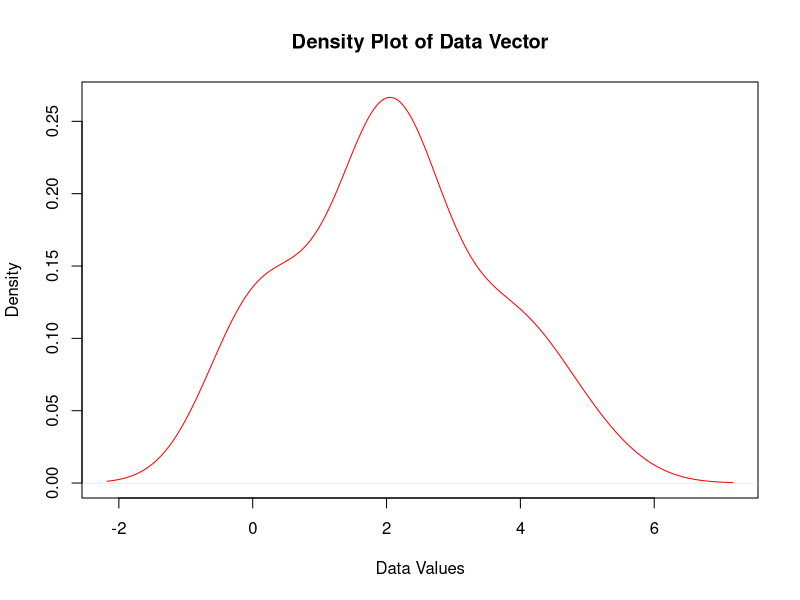
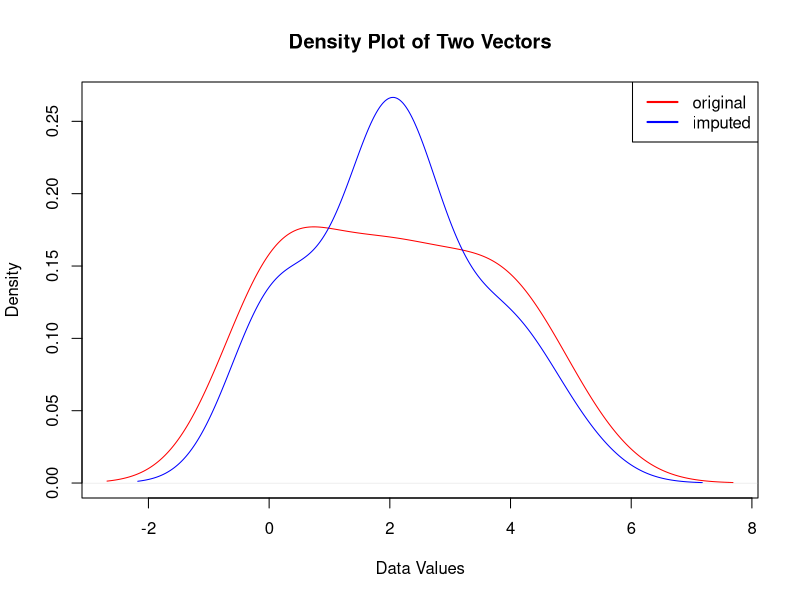
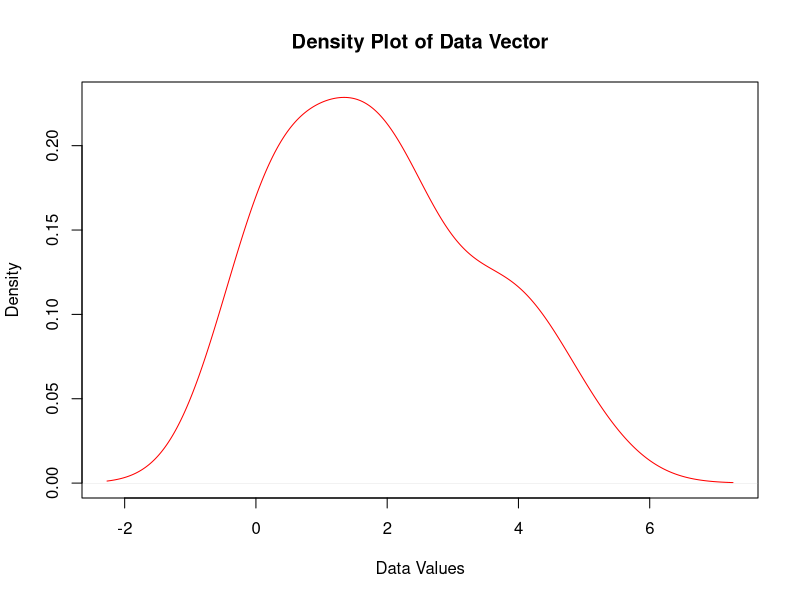
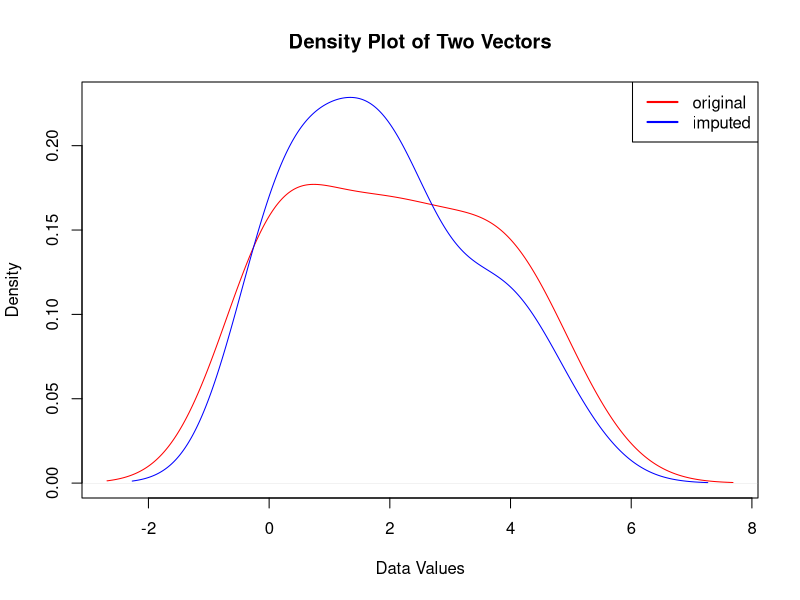
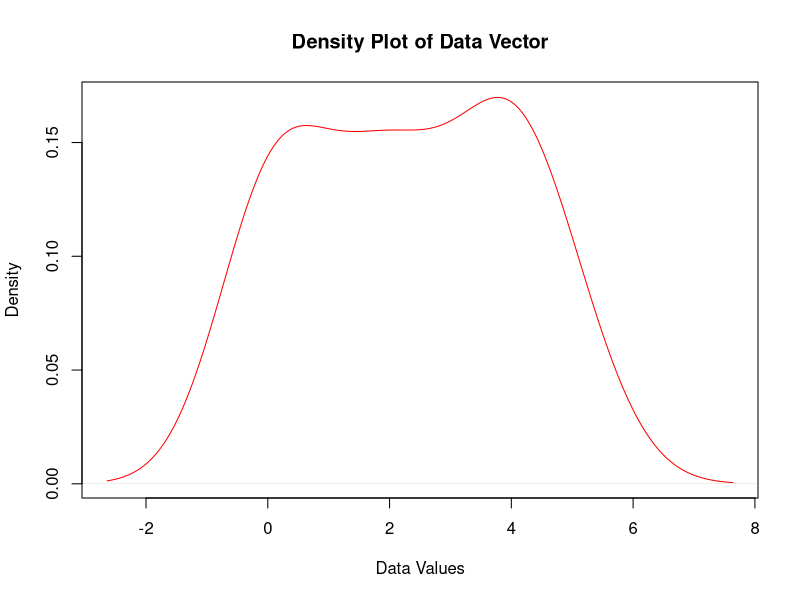
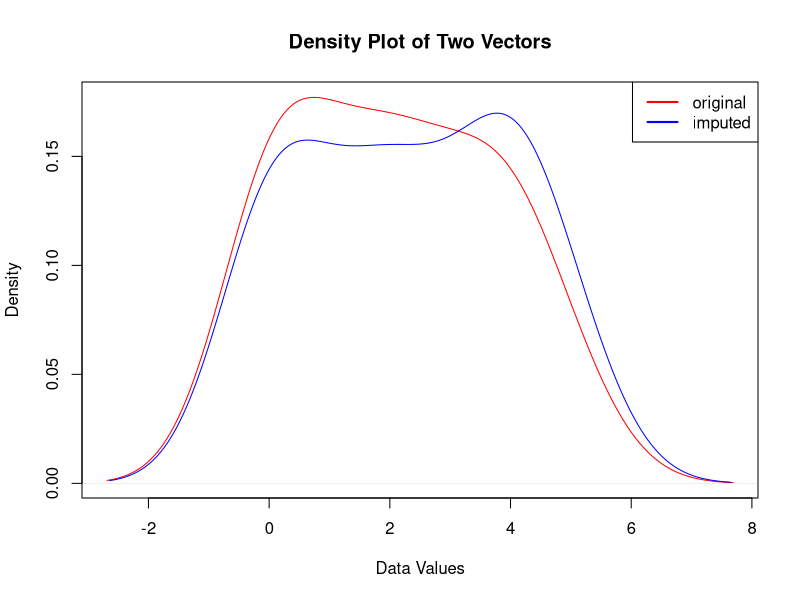
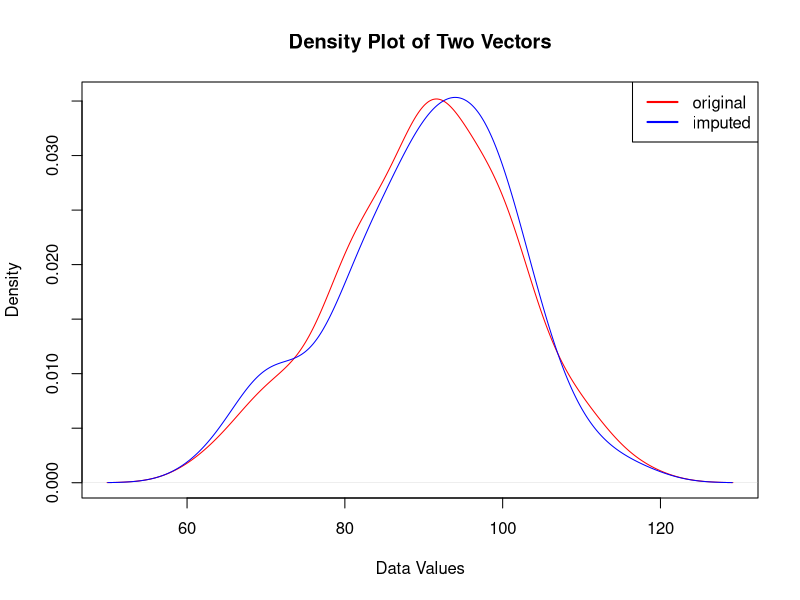

R code for these plots, in order:
###############################################################################################
# Lecture: 01 (Dealing with Missing Data)                                                     #
# Email: adrahat.bht@gmail.com                                                                #
###############################################################################################


# Create a list with the given data
data <- c(3, 1, 0, 2, 0, 2, NA, 2, NA, 1, 5, NA, 0, 3, 4, NA, 0, 4, 4, NA)

# Print the list to check
print(data)



###############################################################################################
#Uni-variate Imputation-1: Mean Replacement


# calculate the mean
mean_d <- mean(data, na.rm = TRUE)

# copy the whole data
new_data <- data

# replace mean with null
new_data[is.na(new_data)] <- mean_d
new_data

# Create a density plot
plot(density(new_data), main = "Density Plot of Data Vector", xlab = "Data Values", col = "red")

# Plot the density of v1
plot(density(na.omit(data)),
     main = "Density Plot of Two Vectors",
     xlab = "Data Values",
     col = "red", 
     ylim = range(c(density(na.omit(data))$y, density(new_data)$y)))

lines(density(new_data), col = "blue")

# Add a legend
legend("topright", legend = c("original", "imputed"), col = c("red", "blue"), lwd = 2)

mean(data, na.rm = TRUE)
var(data, na.rm = TRUE)

mean(new_data, na.rm = TRUE)
var(new_data, na.rm = TRUE)

###############################################################################################

#Uni-variate Imputation-2: Mean/Variance Simulation

# Calculate mean and variance
mean_d <- mean(data, na.rm = TRUE)
var_d <- var(data, na.rm = TRUE)

# get number of null values
n <- sum(is.na(data))
n

# Compute the imputed values
imputed_values <- rnorm(n, mean = mean_d, sd = sqrt(var_d))
imputed_values

# Store in the original list
new_data <- data
new_data[is.na(new_data)] <- imputed_values
new_data

# Create a density plot
plot(density(new_data), main = "Density Plot of Data Vector", xlab = "Data Values", col = "red")

# Plot the density of v1
plot(density(na.omit(data)),
     main = "Density Plot of Two Vectors",
     xlab = "Data Values",
     col = "red", 
     ylim = range(c(density(na.omit(data))$y, density(new_data)$y)))

lines(density(new_data), col = "blue")

# Add a legend
legend("topright", legend = c("original", "imputed"), col = c("red", "blue"), lwd = 2)



###############################################################################################

#Uni-variate Imputation-3: Direct Random Sampling

# all non-null data
non_missing_data <- data[!is.na(data)]

# all null data
missing_data <- data[is.na(data)]
missing_data

# imputed data
imputed_values <- sample(non_missing_data, length(missing_data), replace = TRUE)
imputed_values

# Store in the original list
new_data <- data
new_data[is.na(new_data)] <- imputed_values
new_data

# Create a density plot
plot(density(new_data), main = "Density Plot of Data Vector", xlab = "Data Values", col = "red")

# Plot the density of v1
plot(density(na.omit(data)),
     main = "Density Plot of Two Vectors",
     xlab = "Data Values",
     col = "red", 
     ylim = range(c(density(na.omit(data))$y, density(new_data)$y)))

lines(density(new_data), col = "blue")

# Add a legend
legend("topright", legend = c("original", "imputed"), col = c("red", "blue"), lwd = 2)




###############################################################################################

# Bi-variate Imputation
# Data set creation

# Set seed for reproducibility
set.seed(123)

# Create synthetic data

# Number of observations
n <- 100 

# Normally distributed ages
Age <- rnorm(n, mean = 50, sd = 10)

# Normally distributed BMI
BMI <- rnorm(n, mean = 25, sd = 5)  
BloodPressure <- 120 + 0.3 * Age - 0.25 * BMI + rnorm(n, mean = 0, sd = 15)

# Pulse with some relation to Age and BMI
Pulse <- 70 + 0.5 * Age - 0.2 * BMI + rnorm(n, mean = 0, sd = 10)

# Introduce NA values randomly in BMI and Pulse
set.seed(321)

# Randomly choose 20 indices for Pulse
missing_indices_Pulse <- sample(1:n, 20) 

# sort the random indices
missing_indices_Pulse <- sort(unlist(missing_indices_Pulse))
missing_indices_Pulse

# Preserve original data for comparison
original_missing_pulse <- Pulse[missing_indices_Pulse]
original_missing_pulse

# Assign NA to these indices in Pulse
Pulse[missing_indices_Pulse] <- NA 

# Combine into a data frame
data_df <- data.frame(Age, BMI, BloodPressure, Pulse)

# View the first few rows of the data set
head(data_df)

summary(data_df)

#Bi-variate Imputation-1: Multiple Regression Model

# Fit the model using complete cases
fit <- lm(Pulse ~ Age + BMI + BloodPressure, 
          data = data_df, 
          subset = !is.na(data_df$Pulse))

predicted_values <- predict(fit, newdata = data_df[missing_indices_Pulse, ])

# Add an error term to the predicted values
residual_sd <- sd(residuals(fit))  # Standard deviation of the model's residuals
error_term <- rnorm(length(predicted_values), mean = 0, sd = residual_sd)
imputed_values <- predicted_values + error_term

# copy the original pulse data
imputed_pulse <- Pulse

# add the imputed ones
imputed_pulse[missing_indices_Pulse] <- imputed_values

# original data
Pulse[missing_indices_Pulse] <- original_missing_pulse

# Plot the density of v1
plot(density(na.omit(Pulse)),
     main = "Density Plot of Two Vectors",
     xlab = "Data Values",
     col = "red", 
     ylim = range(c(density(na.omit(Pulse))$y, density(imputed_pulse)$y)))

lines(density(imputed_pulse), col = "blue")

# Add a legend
legend("topright", legend = c("original", "imputed"), col = c("red", "blue"), lwd = 2)

